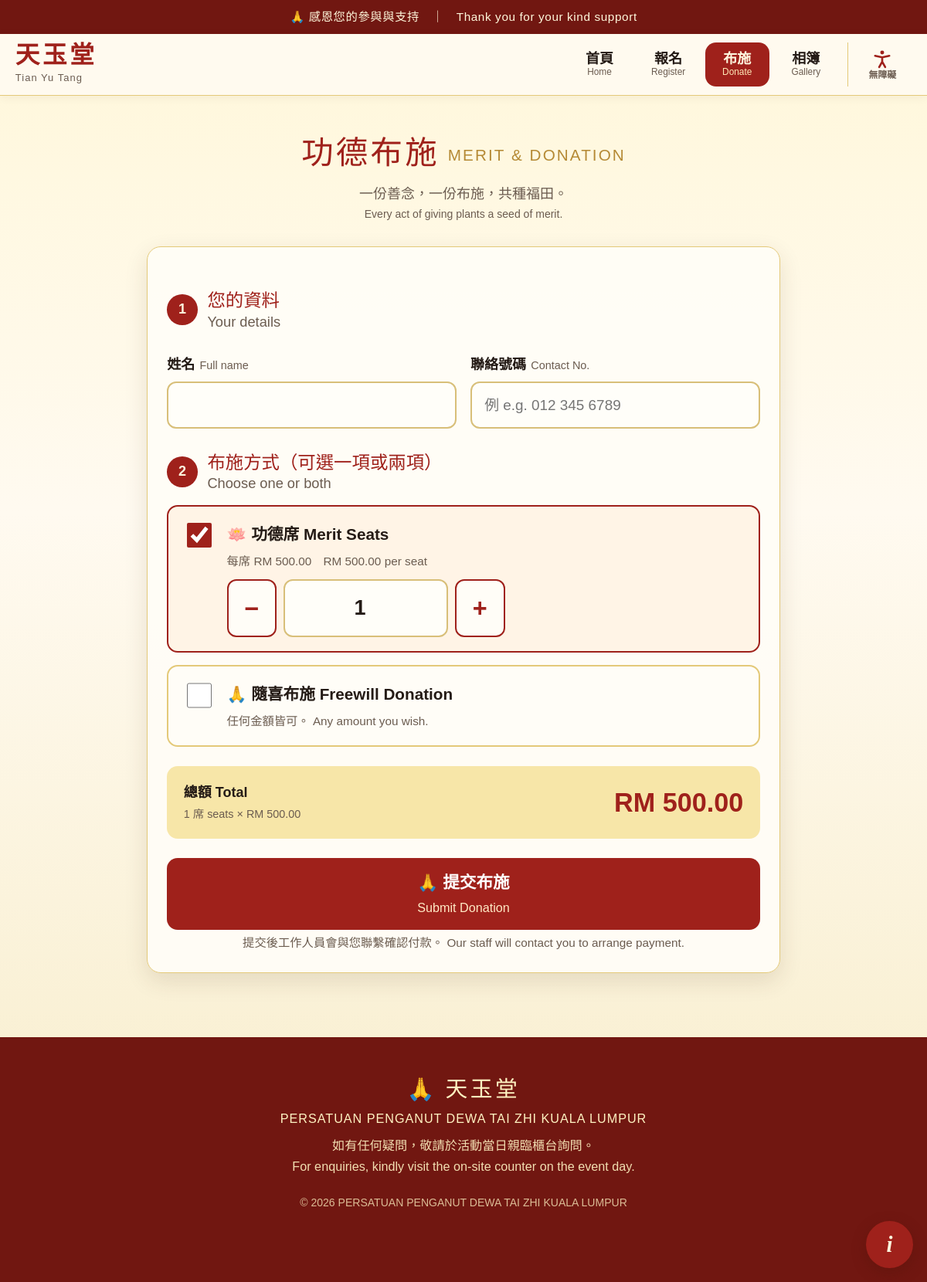
Screenshot of /donate with the database file from the repository.
### tables this page shows
CREATE TABLE IF NOT EXISTS events (
    id INT AUTO_INCREMENT PRIMARY KEY,

     
    name              VARCHAR(150) NOT NULL,           
    year              SMALLINT UNSIGNED NOT NULL,      
    year_label        VARCHAR(50)  NULL,               
    subtitle          VARCHAR(200) NULL,               
    location          VARCHAR(255) NOT NULL,
    start_date        DATE NOT NULL,
    end_date          DATE NOT NULL,
    date_text_zh      VARCHAR(255) NULL,               
    date_text_en      VARCHAR(255) NULL,
    counter_note      VARCHAR(255) NULL,               

     
    welcome_zh        TEXT         NULL,               
    welcome_en        TEXT         NULL,               
    contact_info      VARCHAR(255) NULL,               
    maps_url          VARCHAR(500) NULL,               
    waze_url          VARCHAR(500) NULL,               
    waze_qr_path      VARCHAR(255) NULL,               
    rsvp_note         TEXT         NULL,               
    donation_note     TEXT         NULL,               

     
    seats_min         SMALLINT UNSIGNED NULL DEFAULT NULL,
    seats_max         SMALLINT UNSIGNED NULL DEFAULT NULL,
    free_min          DECIMAL(10,2)     NULL DEFAULT NULL,
    free_max          DECIMAL(10,2)     NULL DEFAULT NULL,

     
    merit_table_price DECIMAL(10,2) NOT NULL DEFAULT 500.00,
    max_attendees     TINYINT UNSIGNED NOT NULL DEFAULT 10,

     
     
    hero_banner_path  VARCHAR(255) NULL,
    favicon_path      VARCHAR(255) NULL,

     
     
    rsvp_opens_at      DATETIME NULL,
    rsvp_closes_at     DATETIME NULL,
    donation_opens_at  DATETIME NULL,
    donation_closes_at DATETIME NULL,

     
     
    is_active BOOLEAN NOT NULL DEFAULT FALSE,
    is_test   BOOLEAN NOT NULL DEFAULT FALSE,

    created_at DATETIME NOT NULL DEFAULT CURRENT_TIMESTAMP,

    INDEX idx_active (is_active),
    INDEX idx_year (year)
);

### app/Views/donate/index.php (the view, shortened to what the rows shown need)
<?php
$seatPrice = (float) $event['merit_table_price'];
$wantSeats = $old ? !empty($old['want_seats']) : true;
$wantFree  = !empty($old['want_free']);
$limits    = App\Models\Event::donationLimits($event);
require BASE_PATH . '/app/Views/layouts/header.php';
?>
<main id="main">
<section class="section narrow">
  <div class="section-title">
    <h2><?= tb('donate.title') ?></h2>
  </div>
  <?php if (!$window['open']): ?>
    <div class="card closed-card">
      <div class="closed-icon"><?= $window['reason'] === 'not_yet' ? '🕒' : '🔒' ?></div>
      <h3><?= tb($window['reason'] === 'not_yet' ? 'donate.not_yet' : 'donate.closed') ?></h3>
      <p><?= h(App\Models\Event::windowMessage($window, 'donation')) ?></p>
      <p class="help"><?= h(t('donate.counter') . ' ' . t('donate.counter', 'en')) ?></p>
    </div>
  <?php else: ?>
  <form class="card form-card" action="<?= url('/donation/submit') ?>" method="POST" id="donationForm">
    <div class="form-step"><b>1</b> <span><?= h(t('donate.step1')) ?></span><span class="en"><?= h(t('donate.step1', 'en')) ?></span></div>
    <div class="row">
      <div>
        <label for="donName">姓名<span class="en">Full name</span></label>
        <input id="donName" name="name" required maxlength="100" autocomplete="name" value="<?= h($old['name'] ?? '') ?>">
      </div>
      <div>
        <label for="donContact">聯絡號碼<span class="en">Contact No.</span></label>
        <input id="donContact" name="contact" required maxlength="30" inputmode="tel" autocomplete="tel" data-validate="phone"
               placeholder="例 e.g. 012 345 6789" value="<?= h($old['contact'] ?? '') ?>">
      </div>
    </div>
    <div class="form-step"><b>2</b> <span><?= h(t('donate.step2')) ?></span><span class="en"><?= h(t('donate.step2', 'en')) ?></span></div>
    <div class="choice">
      <input type="checkbox" id="wantSeats" name="want_seats" value="1"<?= $wantSeats ? ' checked' : '' ?>>
      <div class="choice-body">
        <label class="choice-title" for="wantSeats"><strong><?= h(t('donate.seats') . ' ' . t('donate.seats', 'en')) ?></strong>
          <span class="help">每席 RM <?= number_format($seatPrice, 2) ?>　RM <?= number_format($seatPrice, 2) ?> per seat</span></label>
        <div class="detail" data-for="wantSeats">
          <div class="stepper">
            <button type="button" data-seat="-1" aria-label="減少 Fewer">−</button>
            <input id="tableCount" name="table_count" type="number" inputmode="numeric" min="<?= (int) $limits['seats_min'] ?>"
                   max="<?= (int) $limits['seats_max'] ?>" value="<?= h(($old['table_count'] ?? '') !== '' ? $old['table_count'] : '1') ?>"
                   aria-label="席數 Number of seats">
            <button type="button" data-seat="1" aria-label="增加 More">+</button>
          </div>
        </div>
      </div>
    </div>
    <div class="choice">
      <input type="checkbox" id="wantFree" name="want_free" value="1"<?= $wantFree ? ' checked' : '' ?>>
      <div class="choice-body">
        <label class="choice-title" for="wantFree"><strong><?= h(t('donate.free') . ' ' . t('donate.free', 'en')) ?></strong>
          <span class="help"><?= h(t('donate.free_hint') . ' ' . t('donate.free_hint', 'en')) ?></span></label>
      </div>
    </div>
    <div class="total">
      <span>總額 Total<small id="totalBreakdown"></small></span>
      <strong id="donationTotal">RM 0.00</strong>
    </div>
    <button class="primary" type="submit"><?= tb('donate.submit') ?></button>
    <p class="help" style="text-align:center"><?= h(t('donate.after') . ' ' . t('donate.after', 'en')) ?></p>
  </form>
  <?php endif; ?>
</section>
</main>
<?php require BASE_PATH . '/app/Views/layouts/footer.php'; ?>

### app/Views/layouts/footer.php (shortened to what the rows shown need)
<?php
$site       = $site ?? (new App\Models\Setting())->site();
$footerYear = isset($event['year']) ? (int) $event['year'] : (int) date('Y');
?>
<footer class="site-footer">
  <?php $fTitle = App\Models\Setting::effective('footer_title', $site); ?>
  <?php if ($fTitle !== ''): ?><div class="f-name"><?= h($fTitle) ?></div><?php endif; ?>
  <?php if ($site['footer_org'] !== ''): ?>
    <div class="f-org"><?= h($site['footer_org']) ?></div>
  <?php endif; ?>
  <?php if ($site['footer_note_zh'] !== '' || $site['footer_note_en'] !== ''): ?>
    <p class="f-note"><?= h($site['footer_note_zh']) ?><?php if ($site['footer_note_en'] !== ''): ?><br><?= h($site['footer_note_en']) ?><?php endif; ?></p>
  <?php endif; ?>
  <?php $fCopy = App\Models\Setting::effective('footer_copyright', $site); ?>
  <?php if ($fCopy !== ''): ?>
  <div class="f-small">
    <?= h(strtr($fCopy, ['{year}' => (string) $footerYear])) ?>
  </div>
  <?php endif; ?>
</footer>
</body>
</html>

### rows the page displays
events: merit_table_price "500.00", year "© 2026 PERSATUAN PENGANUT DEWA TAI ZHI KUALA LUMPUR"

### other values shown
$site['site_tagline'] "🙏 感恩您的參與與支持 ｜ Thank you for your kind support"
$siteName "天玉堂"
$site['site_name_en'] "Tian Yu Tang"
$_nZh "首頁"
$_nEn "Home"
$_nZh "報名"
$_nEn "Register"
$_nZh "布施"
$_nEn "Donate"
$_nZh "相簿"
$_nEn "Gallery"
t($key, 'zh', $vars) "功德布施 一份善念，一份布施，共種福田。 🙏 提交布施"
$en "MERIT & DONATION Every act of giving plants a seed of merit. Submit Donation"
t('donate.step1') "您的資料"
t('donate.step1', 'en') "Your details"
